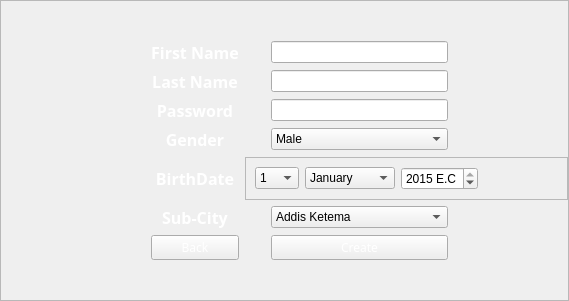
         <widget class="QWidget" name="createAccountPage">
          <layout class="QVBoxLayout" name="verticalLayout_4">
           <property name="spacing">
            <number>7</number>
           </property>
           <property name="leftMargin">
            <number>0</number>
           </property>
           <property name="topMargin">
            <number>0</number>
           </property>
           <property name="rightMargin">
            <number>0</number>
           </property>
           <property name="bottomMargin">
            <number>0</number>
           </property>
           <item>
            <widget class="QFrame" name="createAccountFrame">
             <property name="sizePolicy">
              <sizepolicy hsizetype="Preferred" vsizetype="Preferred">
               <horstretch>0</horstretch>
               <verstretch>50</verstretch>
              </sizepolicy>
             </property>
             <property name="frameShape">
              <enum>QFrame::StyledPanel</enum>
             </property>
             <property name="frameShadow">
              <enum>QFrame::Raised</enum>
             </property>
             <layout class="QGridLayout" name="gridLayout_2">
              <property name="leftMargin">
               <number>0</number>
              </property>
              <property name="topMargin">
               <number>0</number>
              </property>
              <property name="rightMargin">
               <number>0</number>
              </property>
              <property name="bottomMargin">
               <number>0</number>
              </property>
              <item row="1" column="1">
               <widget class="QLabel" name="firstNameLabel">
                <property name="font">
                 <font>
                  <family>Source Code Pro ExtraLight</family>
                 </font>
                </property>
                <property name="styleSheet">
                 <string notr="true">color: rgb(255, 255, 255);</string>
                </property>
                <property name="text">
                 <string>&lt;html&gt;&lt;head/&gt;&lt;body&gt;&lt;p align=&quot;center&quot;&gt;&lt;span style=&quot; font-size:12pt; font-weight:600;&quot;&gt;First Name&lt;/span&gt;&lt;/p&gt;&lt;/body&gt;&lt;/html&gt;</string>
                </property>
               </widget>
              </item>
              <item row="4" column="5">
               <spacer name="horizontalSpacer_5">
                <property name="orientation">
                 <enum>Qt::Horizontal</enum>
                </property>
                <property name="sizeType">
                 <enum>QSizePolicy::Preferred</enum>
                </property>
                <property name="sizeHint" stdset="0">
                 <size>
                  <width>108</width>
                  <height>20</height>
                 </size>
                </property>
               </spacer>
              </item>
              <item row="2" column="3">
               <widget class="QLineEdit" name="lastNameLineEdit">
                <property name="text">
                 <string/>
                </property>
               </widget>
              </item>
              <item row="0" column="2">
               <spacer name="verticalSpacer_3">
                <property name="orientation">
                 <enum>Qt::Vertical</enum>
                </property>
                <property name="sizeHint" stdset="0">
                 <size>
                  <width>20</width>
                  <height>40</height>
                 </size>
                </property>
               </spacer>
              </item>
              <item row="7" column="5">
               <widget class="QLabel" name="errorCreateAccountLabel">
                <property name="text">
                 <string/>
                </property>
               </widget>
              </item>
              <item row="2" column="1">
               <widget class="QLabel" name="lastNameLabel">
                <property name="font">
                 <font>
                  <family>Source Code Pro ExtraLight</family>
                 </font>
                </property>
                <property name="styleSheet">
                 <string notr="true">color: white;</string>
                </property>
                <property name="text">
                 <string>&lt;html&gt;&lt;head/&gt;&lt;body&gt;&lt;p align=&quot;center&quot;&gt;&lt;span style=&quot; font-size:12pt; font-weight:600;&quot;&gt;Last Name&lt;/span&gt;&lt;/p&gt;&lt;/body&gt;&lt;/html&gt;</string>
                </property>
               </widget>
              </item>
              <item row="6" column="1">
               <widget class="QLabel" name="birthDateLabel">
                <property name="font">
                 <font>
                  <family>Source Sans Pro ExtraLight</family>
                 </font>
                </property>
                <property name="styleSheet">
                 <string notr="true">color: white;</string>
                </property>
                <property name="text">
                 <string>&lt;html&gt;&lt;head/&gt;&lt;body&gt;&lt;p align=&quot;center&quot;&gt;&lt;span style=&quot; font-size:12pt; font-weight:600;&quot;&gt;BirthDate&lt;/span&gt;&lt;/p&gt;&lt;/body&gt;&lt;/html&gt;</string>
                </property>
               </widget>
              </item>
              <item row="1" column="3">
               <widget class="QLineEdit" name="firstNameLineEdit">
                <property name="sizeIncrement">
                 <size>
                  <width>0</width>
                  <height>0</height>
                 </size>
                </property>
                <property name="text">
                 <string/>
                </property>
               </widget>
              </item>
              <item row="7" column="1">
               <widget class="QLabel" name="subCityLabel">
                <property name="font">
                 <font>
                  <family>Source Code Pro ExtraLight</family>
                 </font>
                </property>
                <property name="styleSheet">
                 <string notr="true">color: white;</string>
                </property>
                <property name="text">
                 <string>&lt;html&gt;&lt;head/&gt;&lt;body&gt;&lt;p align=&quot;center&quot;&gt;&lt;span style=&quot; font-size:12pt; font-weight:600;&quot;&gt;Sub-City&lt;/span&gt;&lt;/p&gt;&lt;/body&gt;&lt;/html&gt;</string>
                </property>
               </widget>
              </item>
              <item row="1" column="2">
               <spacer name="horizontalSpacer_6">
                <property name="orientation">
                 <enum>Qt::Horizontal</enum>
                </property>
                <property name="sizeType">
                 <enum>QSizePolicy::Preferred</enum>
                </property>
                <property name="sizeHint" stdset="0">
                 <size>
                  <width>20</width>
                  <height>20</height>
                 </size>
                </property>
               </spacer>
              </item>
              <item row="8" column="3">
               <widget class="QPushButton" name="doneCreateAccountButton">
                <property name="sizePolicy">
                 <sizepolicy hsizetype="Preferred" vsizetype="Preferred">
                  <horstretch>0</horstretch>
                  <verstretch>0</verstretch>
                 </sizepolicy>
                </property>
                <property name="font">
                 <font>
                  <family>Source Sans Pro Semibold</family>
                 </font>
                </property>
                <property name="layoutDirection">
                 <enum>Qt::RightToLeft</enum>
                </property>
                <property name="styleSheet">
                 <string notr="true">color: rgb(255, 255, 255);</string>
                </property>
                <property name="text">
                 <string>Create</string>
                </property>
                <property name="icon">
                 <iconset resource="resource.qrc">
                  <normaloff>:/icons/icons/arrow-right.svg</normaloff>:/icons/icons/arrow-right.svg</iconset>
                </property>
                <property name="iconSize">
                 <size>
                  <width>40</width>
                  <height>40</height>
                 </size>
                </property>
               </widget>
              </item>
              <item row="7" column="3">
               <widget class="QComboBox" name="subCityComboBox">
                <item>
                 <property name="text">
                  <string>Addis Ketema</string>
                 </property>
                </item>
                <item>
                 <property name="text">
                  <string>Akaki Kaliti</string>
                 </property>
                </item>
                <item>
                 <property name="text">
                  <string>Arada</string>
                 </property>
                </item>
                <item>
                 <property name="text">
                  <string>Bole</string>
                 </property>
                </item>
                <item>
                 <property name="text">
                  <string>Gullele</string>
                 </property>
                </item>
                <item>
                 <property name="text">
                  <string>Kirkos</string>
                 </property>
                </item>
                <item>
                 <property name="text">
                  <string>Kolfe Keranio</string>
                 </property>
                </item>
                <item>
                 <property name="text">
                  <string>Lideta</string>
                 </property>
                </item>
                <item>
                 <property name="text">
                  <string>Nifas Silk-Lafto</string>
                 </property>
                </item>
                <item>
                 <property name="text">
                  <string>Yeka</string>
                 </property>
                </item>
               </widget>
              </item>
              <item row="8" column="1">
               <widget class="QPushButton" name="backCreateAccountButton">
                <property name="font">
                 <font>
                  <family>Source Sans Pro Semibold</family>
                 </font>
                </property>
                <property name="styleSheet">
                 <string notr="true">color: rgb(255, 255, 255);</string>
                </property>
                <property name="text">
                 <string>Back</string>
                </property>
                <property name="icon">
                 <iconset resource="resource.qrc">
                  <normaloff>:/icons/icons/arrow-left-circle.svg</normaloff>:/icons/icons/arrow-left-circle.svg</iconset>
                </property>
                <property name="iconSize">
                 <size>
                  <width>40</width>
                  <height>40</height>
                 </size>
                </property>
               </widget>
              </item>
              <item row="5" column="1">
               <widget class="QLabel" name="genderLabel">
                <property name="font">
                 <font>
                  <family>Source Code Pro ExtraLight</family>
                 </font>
                </property>
                <property name="styleSheet">
                 <string notr="true">color: white;</string>
                </property>
                <property name="text">
                 <string>&lt;html&gt;&lt;head/&gt;&lt;body&gt;&lt;p align=&quot;center&quot;&gt;&lt;span style=&quot; font-size:12pt; font-weight:600;&quot;&gt;Gender&lt;/span&gt;&lt;/p&gt;&lt;/body&gt;&lt;/html&gt;</string>
                </property>
               </widget>
              </item>
              <item row="1" column="0">
               <spacer name="horizontalSpacer_4">
                <property name="orientation">
                 <enum>Qt::Horizontal</enum>
                </property>
                <property name="sizeType">
                 <enum>QSizePolicy::Preferred</enum>
                </property>
                <property name="sizeHint" stdset="0">
                 <size>
                  <width>150</width>
                  <height>20</height>
                 </size>
                </property>
               </spacer>
              </item>
              <item row="5" column="3">
               <widget class="QComboBox" name="genderComboBox">
                <item>
                 <property name="text">
                  <string>Male</string>
                 </property>
                </item>
                <item>
                 <property name="text">
                  <string>Female</string>
                 </property>
                </item>
               </widget>
              </item>
              <item row="4" column="3">
               <widget class="QLineEdit" name="passwordCreateAccountLineEdit"/>
              </item>
              <item row="4" column="1">
               <widget class="QLabel" name="passwordCreateAccountLabel">
                <property name="font">
                 <font>
                  <family>Source Sans Pro ExtraLight</family>
                 </font>
                </property>
                <property name="styleSheet">
                 <string notr="true">color: white;</string>
                </property>
                <property name="text">
                 <string>&lt;html&gt;&lt;head/&gt;&lt;body&gt;&lt;p align=&quot;center&quot;&gt;&lt;span style=&quot; font-size:12pt; font-weight:600;&quot;&gt;Password&lt;/span&gt;&lt;/p&gt;&lt;/body&gt;&lt;/html&gt;</string>
                </property>
               </widget>
              </item>
              <item row="11" column="2">
               <spacer name="verticalSpacer_4">
                <property name="orientation">
                 <enum>Qt::Vertical</enum>
                </property>
                <property name="sizeHint" stdset="0">
                 <size>
                  <width>20</width>
                  <height>40</height>
                 </size>
                </property>
               </spacer>
              </item>
              <item row="6" column="2" colspan="4">
               <widget class="QFrame" name="frame_4">
                <property name="sizePolicy">
                 <sizepolicy hsizetype="Expanding" vsizetype="Preferred">
                  <horstretch>0</horstretch>
                  <verstretch>0</verstretch>
                 </sizepolicy>
                </property>
                <property name="frameShape">
                 <enum>QFrame::StyledPanel</enum>
                </property>
                <property name="frameShadow">
                 <enum>QFrame::Raised</enum>
                </property>
                <layout class="QHBoxLayout" name="horizontalLayout_6">
                 <item>
                  <widget class="QComboBox" name="birthDateDateComboBox">
                   <property name="sizePolicy">
                    <sizepolicy hsizetype="Expanding" vsizetype="Fixed">
                     <horstretch>0</horstretch>
                     <verstretch>0</verstretch>
                    </sizepolicy>
                   </property>
                   <item>
                    <property name="text">
                     <string>1</string>
                    </property>
                   </item>
                   <item>
                    <property name="text">
                     <string>2</string>
                    </property>
                   </item>
                   <item>
                    <property name="text">
                     <string>3</string>
                    </property>
                   </item>
                   <item>
                    <property name="text">
                     <string>4</string>
                    </property>
                   </item>
                   <item>
                    <property name="text">
                     <string>5</string>
                    </property>
                   </item>
                   <item>
                    <property name="text">
                     <string>6</string>
                    </property>
                   </item>
                   <item>
                    <property name="text">
                     <string>7</string>
                    </property>
                   </item>
                   <item>
                    <property name="text">
                     <string>8</string>
                    </property>
                   </item>
                   <item>
                    <property name="text">
                     <string>9</string>
                    </property>
                   </item>
                   <item>
                    <property name="text">
                     <string>10</string>
                    </property>
                   </item>
                   <item>
                    <property name="text">
                     <string>11</string>
                    </property>
                   </item>
                   <item>
                    <property name="text">
                     <string>12</string>
                    </property>
                   </item>
                   <item>
                    <property name="text">
                     <string>13</string>
                    </property>
                   </item>
                   <item>
                    <property name="text">
                     <string>14</string>
                    </property>
                   </item>
                   <item>
                    <property name="text">
                     <string>15</string>
                    </property>
                   </item>
                   <item>
                    <property name="text">
                     <string>16</string>
                    </property>
                   </item>
                   <item>
                    <property name="text">
                     <string>17</string>
                    </property>
                   </item>
                   <item>
                    <property name="text">
                     <string>18</string>
                    </property>
                   </item>
                   <item>
                    <property name="text">
                     <string>19</string>
                    </property>
                   </item>
                   <item>
                    <property name="text">
                     <string>20</string>
                    </property>
                   </item>
                   <item>
                    <property name="text">
                     <string>21</string>
                    </property>
                   </item>
                   <item>
                    <property name="text">
                     <string>22</string>
                    </property>
                   </item>
                   <item>
                    <property name="text">
                     <string>23</string>
                    </property>
                   </item>
                   <item>
                    <property name="text">
                     <string>24</string>
                    </property>
                   </item>
                   <item>
                    <property name="text">
                     <string>25</string>
                    </property>
                   </item>
                   <item>
                    <property name="text">
                     <string>26</string>
                    </property>
                   </item>
                   <item>
                    <property name="text">
                     <string>27</string>
                    </property>
                   </item>
                   <item>
                    <property name="text">
                     <string>28</string>
                    </property>
                   </item>
                   <item>
                    <property name="text">
                     <string>29</string>
                    </property>
                   </item>
                   <item>
                    <property name="text">
                     <string>30</string>
                    </property>
                   </item>
                  </widget>
                 </item>
                 <item>
                  <widget class="QComboBox" name="birthDateMonthComboBox">
                   <property name="sizePolicy">
                    <sizepolicy hsizetype="Expanding" vsizetype="Fixed">
                     <horstretch>0</horstretch>
                     <verstretch>0</verstretch>
                    </sizepolicy>
                   </property>
                   <item>
                    <property name="text">
                     <string>January</string>
                    </property>
                   </item>
                   <item>
                    <property name="text">
                     <string>February</string>
                    </property>
                   </item>
                   <item>
                    <property name="text">
                     <string>March</string>
                    </property>
                   </item>
                   <item>
                    <property name="text">
                     <string>April</string>
                    </property>
                   </item>
                   <item>
                    <property name="text">
                     <string>May</string>
                    </property>
                   </item>
                   <item>
                    <property name="text">
                     <string>June</string>
                    </property>
                   </item>
                   <item>
                    <property name="text">
                     <string>July</string>
                    </property>
                   </item>
                   <item>
                    <property name="text">
                     <string>August</string>
                    </property>
                   </item>
                   <item>
                    <property name="text">
                     <string>September</string>
                    </property>
                   </item>
                   <item>
                    <property name="text">
                     <string>October</string>
                    </property>
                   </item>
                   <item>
                    <property name="text">
                     <string>November</string>
                    </property>
                   </item>
                   <item>
                    <property name="text">
                     <string>December</string>
                    </property>
                   </item>
                  </widget>
                 </item>
                 <item>
                  <widget class="QSpinBox" name="birthDateYearSpinBox">
                   <property name="sizePolicy">
                    <sizepolicy hsizetype="Expanding" vsizetype="Fixed">
                     <horstretch>0</horstretch>
                     <verstretch>0</verstretch>
                    </sizepolicy>
                   </property>
                   <property name="suffix">
                    <string> E.C</string>
                   </property>
                   <property name="minimum">
                    <number>1800</number>
                   </property>
                   <property name="maximum">
                    <number>2015</number>
                   </property>
                   <property name="value">
                    <number>2015</number>
                   </property>
                  </widget>
                 </item>
                 <item>
                  <spacer name="horizontalSpacer_7">
                   <property name="orientation">
                    <enum>Qt::Horizontal</enum>
                   </property>
                   <property name="sizeHint" stdset="0">
                    <size>
                     <width>80</width>
                     <height>20</height>
                    </size>
                   </property>
                  </spacer>
                 </item>
                </layout>
               </widget>
              </item>
             </layout>
            </widget>
           </item>
          </layout>
         </widget>
